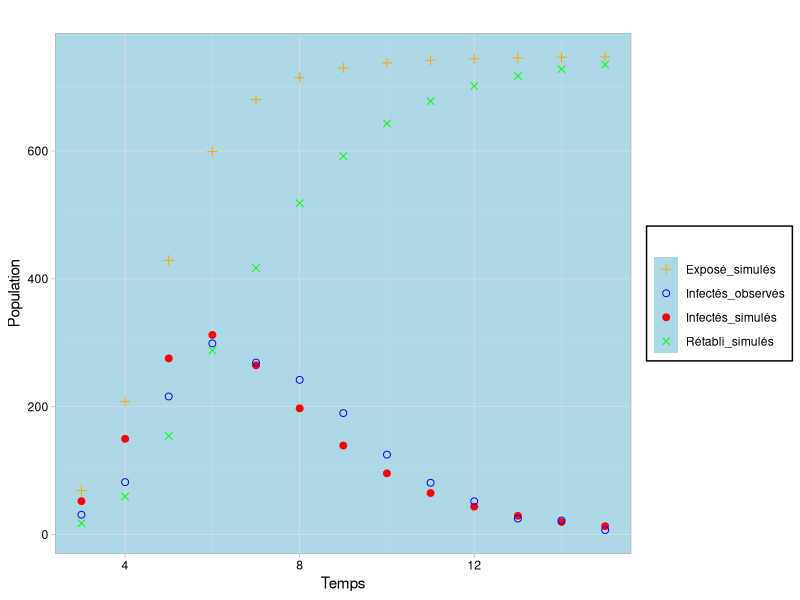
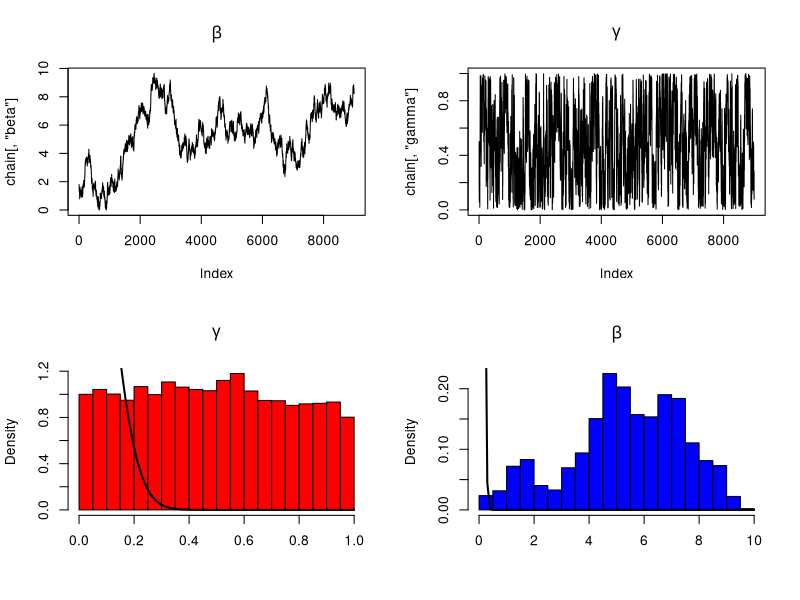

Reproduce these figures in R, in order.
library(tidyverse)
library(deSolve)
library(truncnorm)
library(ggplot2)
# Observed Data : 
time = c(3,4,5,6,7,8,9,10,11,12,13,14,15)
infected = c(31,82,216,299,269,242,190,125,81,52,25,22,7)
data=cbind(time, infected)
## modelisation 
##SIR model
SIR<-function(t,x,parms){
  ##taille de chaque compartiment et de la population
  S = x[1]
  I = x[2]
  R = x[3]
  Z = x[4]
  N = x[1]+x[2]+x[3]
  ##valeurs des parametres
  beta = parms["beta"]
  gamma = parms["gamma"]
  ##variations
  dS=-beta*S*I/N
  dI=beta*S*I/N-gamma*I
  dR=gamma*I
  dZ=beta*S*I/N # Z n'est pas utilisé 
  res = c(dS,dI,dR,dZ)
  list(res)
}
simulate_SIR=function(parameters){
  #parameters
  parms = c(parameters["beta"],parameters["gamma"])
  N=parameters["N"]
  #initial conditions
  init <- c(N-parameters["initI"],parameters["initI"],0,0)
  #simulation
  temps <- seq(0,15)
  solveSIR <- lsoda(y =init, times=temps, func = SIR,
                    parms = parms)
  solutionSIR=as.data.frame(solveSIR)
  names(solutionSIR)=c("time","S","I","R","Z")
  #merge with data
  sir_data=merge(data,solutionSIR)
  return(sir_data)
}
theta_init =c("beta"=1.8,"gamma"=0.44,"initI"=1, "N"=763)
simul=simulate_SIR(theta_init)

####################################################################################
####################################################################################
####################################################################################
####################################################################################
####################################################################################
# Question 1) graphique : 
# on utilise ici les paramètre initiaux nos résultats peuvent être ittérés en utilisant les jeux de paramètre indiqués dans les graphes 
 
    
    
    ggplot(simul, aes(x = time)) +
      geom_point(aes(y = I, color = "Infectés_simulés"), size = 2) +
      geom_point(aes(y = infected, color = "Infectés_observés"), shape = 1, size = 2) +
      geom_point(aes(y = Z, color = "Exposé_simulés"), size = 2, shape = 3) +
      geom_point(aes(y = R, color = "Rétabli_simulés"), size = 2, shape = 4) +
      labs(title = "", x = "Temps", y = "Population") +
      scale_color_manual(name = " ",
                         values = c(Infectés_simulés = "red", Infectés_observés = "blue", Exposé_simulés = "orange", Rétabli_simulés = "green")) +
      theme_light() +
      theme(panel.background = element_rect(fill = "lightblue"),  # Fond bleu clair
            legend.position = "right",                         # Position de la légende
            legend.background = element_rect(fill = "white", color = "black"),  # Fond et bordure de la légende
            legend.text = element_text(color = "black"),       # Couleur du texte de la légende
            plot.title = element_text(color = "black"),        # Couleur du titre
            axis.title = element_text(color = "black"),        # Couleur des titres d'axes
            axis.text = element_text(color = "black"))         # Couleur du texte des axes

####################################################################################
####################################################################################
####################################################################################
####################################################################################
####################################################################################
# Question 2) b) vraisemblance 

calculate_likelihood <- function(parameters, data) {
  # On simule le SIR pour un jeu de paramètre donnés 
  simulated_data <- simulate_SIR(parameters)
 
  
  #  Valeur initial pour la boucle  for
  likelihood <- 1
  
  # Calculer la vraisemblance ( on itére pour chaque jour dans nos données )
  for (i  in 1:nrow(simul)) {
    y_i <- simul$infected[i]
    lambda_i <- simul$I[i]
    likelihood <- likelihood * dpois(y_i, lambda_i)  # dpois calcule la proba pour une loi de poisson des paramètres indiqués 
  }
  
  return(likelihood)
}

for (i in 1:nrow(simul)){
  print(i)
}

vraisemblance <-calculate_likelihood(theta_init, data)   # on appelle la vraisemblance calculé : vraisemblance 
####################################################################################
####################################################################################
####################################################################################
####################################################################################
####################################################################################
# Question 2) c)   postérieur 

calculate_posterior <- function(parameters, data) {
  # Calcul de la vraisemblance à l'aide la fonction de la Q1) a) 
  likelihood <- calculate_likelihood(parameters, data)
  
  # Calcul de la prior
  beta_prior <- dunif(parameters["beta"], min = 0, max = 10)  # distribution uniform avec les bornes indiqueés 
  gamma_prior <- dunif(parameters["gamma"], min = 0, max = 1)    # idem 
  prior <- beta_prior * gamma_prior   #   on a pour hypothèse que la distribution jointe est le produit des distribution, on à donc pour hypohtèse l'indépendance entre les deux V.A 
  
  # Calcul du posterior
  posterior <- likelihood * prior     # on sait que la distribution a posteriori est proportionel à cette quantité ici on considère sont égales 
  return(posterior)
}

posterior <- calculate_posterior(theta_init, data)   # on appelle le posterior calculé : posteriro  
####################################################################################
####################################################################################
####################################################################################
####################################################################################
####################################################################################
# Question 3) Metropolis Hasting 

metropolis_hastings <- function(data, theta_init, iterations, proposal_sd) {
  chain <- matrix(NA, nrow = iterations, ncol = length(theta_init))  # cette matrice  va se remplir au fure et a mesure on la rempli  de NA pour faciliter la résolution de problème en cas d'erreur  
  colnames(chain) <- names(theta_init)
  chain[1, ] <- theta_init   #  on initialise avant l'échantillonage des paramètres 
  
  for (i in 2 :iterations) {
    current_theta <- chain[i - 1, ]
    proposal_theta <- current_theta + rnorm(length(theta_init), mean = 0, sd = proposal_sd)  # échantillonage de des paramètre à l'aide de la loi normal  on aurait pu utiliser une loi de student parce sa densité à de plus grosse " tails" que la loi normal, on augmente chance d'aller loin de la moyenne. Dans notre cas c'est pas nécessaire 
    
    current_post <- calculate_posterior(current_theta, data)   
    proposal_post <- calculate_posterior(proposal_theta, data) # posterieur évalué en la valeur échantillonée 
    
    acceptation_proba <- proposal_post / current_post  # ce ratio est la probabilité d'acceptation du paramètre tiré 
    
    #  ci desous,  on tire une valeur entre 0 et 1 avec le même  point sur chaque élèment ( loi uniforme)  si elle est supérieur au ration d'acceptation on garde le tirage de teta
    if (runif(1) <  acceptation_proba) {    
      chain[i, ] <- proposal_theta
    } else {
      chain[i, ] <- current_theta
    }
  }
  
  return(chain)
}
# on utilise les paramètre initiaux 
theta_init <- c("beta" = 1.8, "gamma" = 0.44, "initI" = 1, "N" = 763)

# paramètre de l'agorythme 
iterations <-  9000 #  cette valeur est   beaucoup trop faible pour qu'il y ait convergence.  
proposal_sd <- c(0.1, 0.1)  # écart types   
#proposal_freedom<-c(10,10) # degrés de liberté si on veut utiliser une loi de student comme loi de transition 

chain <- metropolis_hastings(data, theta_init, iterations, proposal_sd)

# graphiques 
par(mfrow = c(2, 2))
plot(chain[, "beta"], type = "l", main = expression(beta))
plot(chain[, "gamma"], type = "l", main = expression(gamma))
 hist(chain[, "gamma"], prob = TRUE, main = expression(gamma), col = "red", xlab = "")
curve(dnorm(x, mean = 0, sd = 0.1), col = "black", lwd = 2, add = TRUE) 
hist(chain[, "beta"], prob = TRUE, main = expression(beta), col = "blue", xlab = "")
curve(dnorm(x, mean = 0, sd = 0.1), col = "black", lwd = 2, add = TRUE) 
# on plot la proposal pour pour voir si le paramètre s'est émancipé de cette dernière
